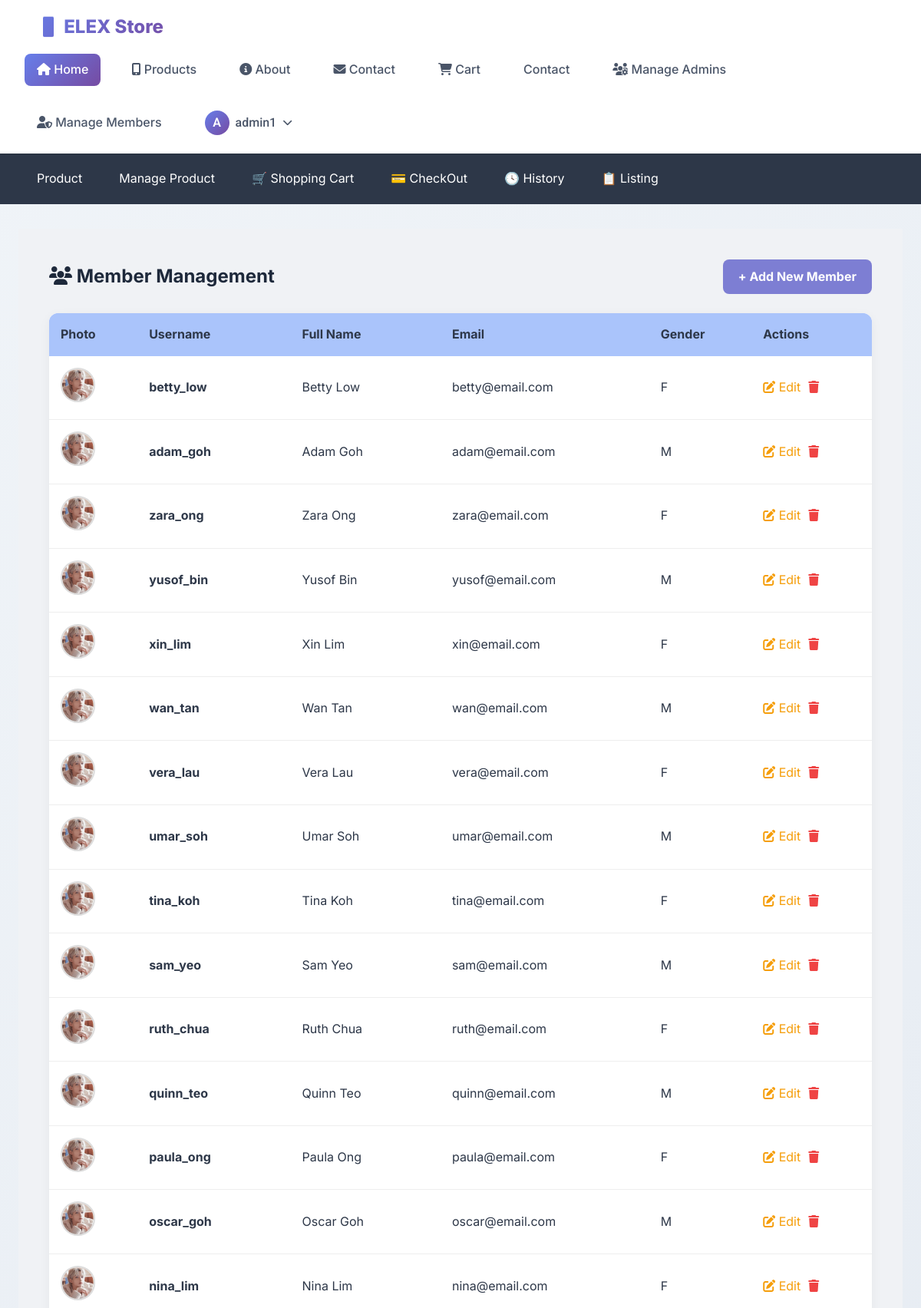
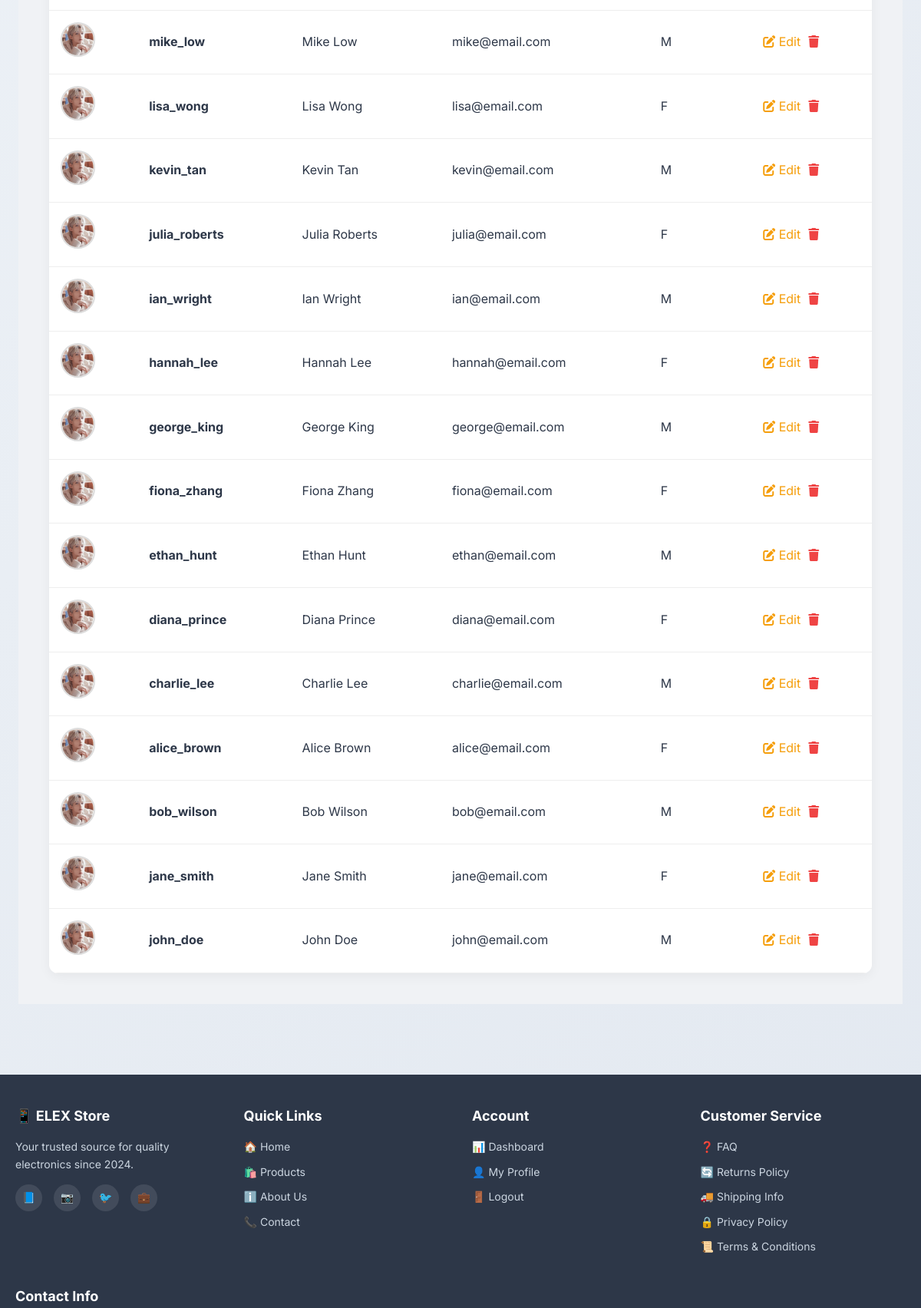
The page /users/members/index.php (signed in, upper part) on the database its author committed (2 pictures, top to bottom).
### tables this page shows
CREATE TABLE `user` (
  user_id INT AUTO_INCREMENT PRIMARY KEY,
  username VARCHAR(50) NOT NULL UNIQUE,
  password VARCHAR(255) NOT NULL,   
  email VARCHAR(100) NOT NULL UNIQUE,
  phone VARCHAR(20) NOT NULL,
  full_name VARCHAR(100),
  gender CHAR(1) CHECK (gender IN ('M', 'F', 'O')),   
  role ENUM('member', 'admin') NOT NULL DEFAULT 'member',
  is_blocked TINYINT(1) DEFAULT 0,
  profile_photo VARCHAR(255) DEFAULT 'uploads/profiles/default.png.jpg',
  created_at DATETIME DEFAULT CURRENT_TIMESTAMP,
  updated_at DATETIME DEFAULT CURRENT_TIMESTAMP ON UPDATE CURRENT_TIMESTAMP,
  
   
  INDEX idx_email (email),
  INDEX idx_username (username),
  INDEX idx_phone (phone)
);

### users/members/index.php (the view, shortened to what this page needs)
<?php
require_once '../../config.php';
$sql = "SELECT * FROM user WHERE role = 'member' ORDER BY user_id DESC";
$result = mysqli_query($connection, $sql);
include('../../lib/_head.php');
?>
<div class="container" style="padding: 40px; background-color: #f0f2f5; min-height: 100vh;">
    <div style="display: flex; justify-content: space-between; align-items: center; margin-bottom: 25px;">
        <h2 style="font-weight: bold; color: #1e293b;"><i class="fas fa-users"></i> Member Management</h2>
        <a href="create.php" style="background: #7d7ed3; color: white; padding: 10px 20px; border-radius: 8px; text-decoration: none; font-weight: bold;">+ Add New Member</a>
    </div>
    <div style="background: white; border-radius: 12px; overflow: hidden; box-shadow: 0 4px 15px rgba(0,0,0,0.05);">
        <table style="width: 100%; border-collapse: collapse;">
            <thead style="background-color: #adc4ff;">
                <tr style="text-align: left;">
                    <th style="padding: 15px;">Photo</th>
                    <th style="padding: 15px;">Username</th>
                    <th style="padding: 15px;">Full Name</th>
                    <th style="padding: 15px;">Email</th>
                    <th style="padding: 15px;">Gender</th>
                    <th style="padding: 15px;">Actions</th>
                </tr>
            </thead>
            <tbody>
                <?php while ($m = mysqli_fetch_assoc($result)): ?>
                <tr style="border-bottom: 1px solid #eee;">
                    <td style="padding: 15px;">
                        <img src="<?= BASE_URL ?>/uploads/profiles/<?= $m['profile_photo'] ?? 'default.png' ?>"
                             style="width: 45px; height: 45px; border-radius: 50%; object-fit: cover; border: 2px solid #ddd;"
                             onerror="this.src='<?= BASE_URL ?>/uploads/profiles/default.png'">
                    </td>
                    <td style="padding: 15px;"><strong><?= htmlspecialchars($m['username']) ?></strong></td>
                    <td style="padding: 15px;"><?= htmlspecialchars($m['full_name'] ?? '') ?></td>
                    <td style="padding: 15px;"><?= htmlspecialchars($m['email']) ?></td>
                    <td style="padding: 15px;"><?= htmlspecialchars($m['gender'] ?? 'N/A') ?></td>
                    <td style="padding: 15px;">
                        <div style="display: flex; gap: 10px; align-items: center;">
                            <a href="edit.php?id=<?= $m['user_id'] ?>" style="color: #f59e0b; text-decoration: none;"><i class="fas fa-edit"></i> Edit</a>
                            <a href="delete.php?id=<?= $m['user_id'] ?>" style="color: #ef4444;" onclick="return confirm('Delete this member?')"><i class="fas fa-trash"></i></a>
                        </div>
                    </td>
                </tr>
                <?php endwhile; ?>
            </tbody>
        </table>
    </div>
</div>
<?php include('../../lib/_foot.php'); ?>

### rows shown on the page
user: username "betty_low", full_name "Betty Low", email "betty@email.com", gender "F"
user: username "adam_goh", full_name "Adam Goh", email "adam@email.com", gender "M"
user: username "zara_ong", full_name "Zara Ong", email "zara@email.com", gender "F"
user: username "yusof_bin", full_name "Yusof Bin", email "yusof@email.com", gender "M"
user: username "xin_lim", full_name "Xin Lim", email "xin@email.com", gender "F"
user: username "wan_tan", full_name "Wan Tan", email "wan@email.com", gender "M"
user: username "vera_lau", full_name "Vera Lau", email "vera@email.com", gender "F"
user: username "umar_soh", full_name "Umar Soh", email "umar@email.com", gender "M"
user: username "tina_koh", full_name "Tina Koh", email "tina@email.com", gender "F"
user: username "sam_yeo", full_name "Sam Yeo", email "sam@email.com", gender "M"
user: username "ruth_chua", full_name "Ruth Chua", email "ruth@email.com", gender "F"
user: username "quinn_teo", full_name "Quinn Teo", email "quinn@email.com", gender "M"
user: username "paula_ong", full_name "Paula Ong", email "paula@email.com", gender "F"
user: username "oscar_goh", full_name "Oscar Goh", email "oscar@email.com", gender "M"
user: username "nina_lim", full_name "Nina Lim", email "nina@email.com", gender "F"
user: username "mike_low", full_name "Mike Low", email "mike@email.com", gender "M"
user: username "lisa_wong", full_name "Lisa Wong", email "lisa@email.com", gender "F"
user: username "kevin_tan", full_name "Kevin Tan", email "kevin@email.com", gender "M"
user: username "julia_roberts", full_name "Julia Roberts", email "julia@email.com", gender "F"
user: username "ian_wright", full_name "Ian Wright", email "ian@email.com", gender "M"
user: username "hannah_lee", full_name "Hannah Lee", email "hannah@email.com", gender "F"
user: username "george_king", full_name "George King", email "george@email.com", gender "M"
user: username "fiona_zhang", full_name "Fiona Zhang", email "fiona@email.com", gender "F"
user: username "ethan_hunt", full_name "Ethan Hunt", email "ethan@email.com", gender "M"
user: username "diana_prince", full_name "Diana Prince", email "diana@email.com", gender "F"
user: username "charlie_lee", full_name "Charlie Lee", email "charlie@email.com", gender "M"
user: username "alice_brown", full_name "Alice Brown", email "alice@email.com", gender "F"
user: username "bob_wilson", full_name "Bob Wilson", email "bob@email.com", gender "M"
user: username "jane_smith", full_name "Jane Smith", email "jane@email.com", gender "F"
user: username "john_doe", full_name "John Doe", email "john@email.com", gender "M"

### other values the page prints
substr($_SESSION['username'] ?? 'U', 0, 1) "A"
encode($_SESSION['username'] ?? 'Guest') "admin1"
